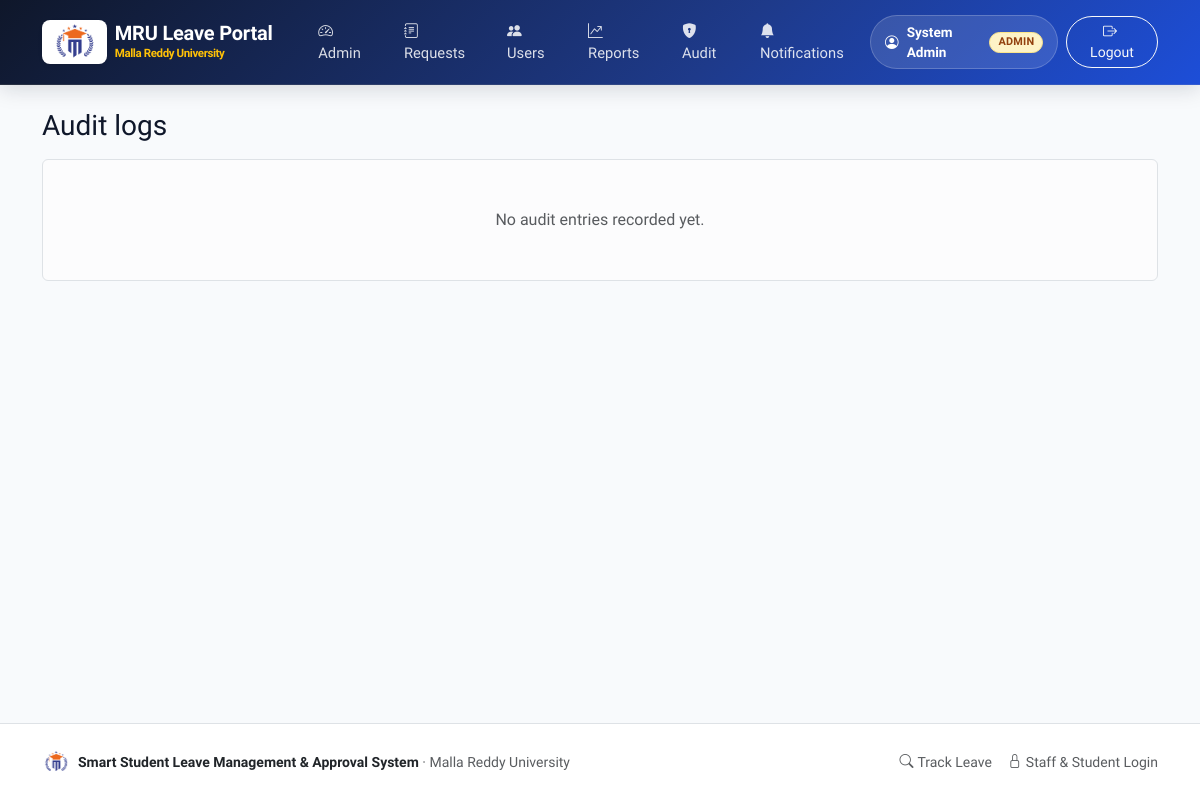
Before: /admin/audit (signed in) with the older database file.
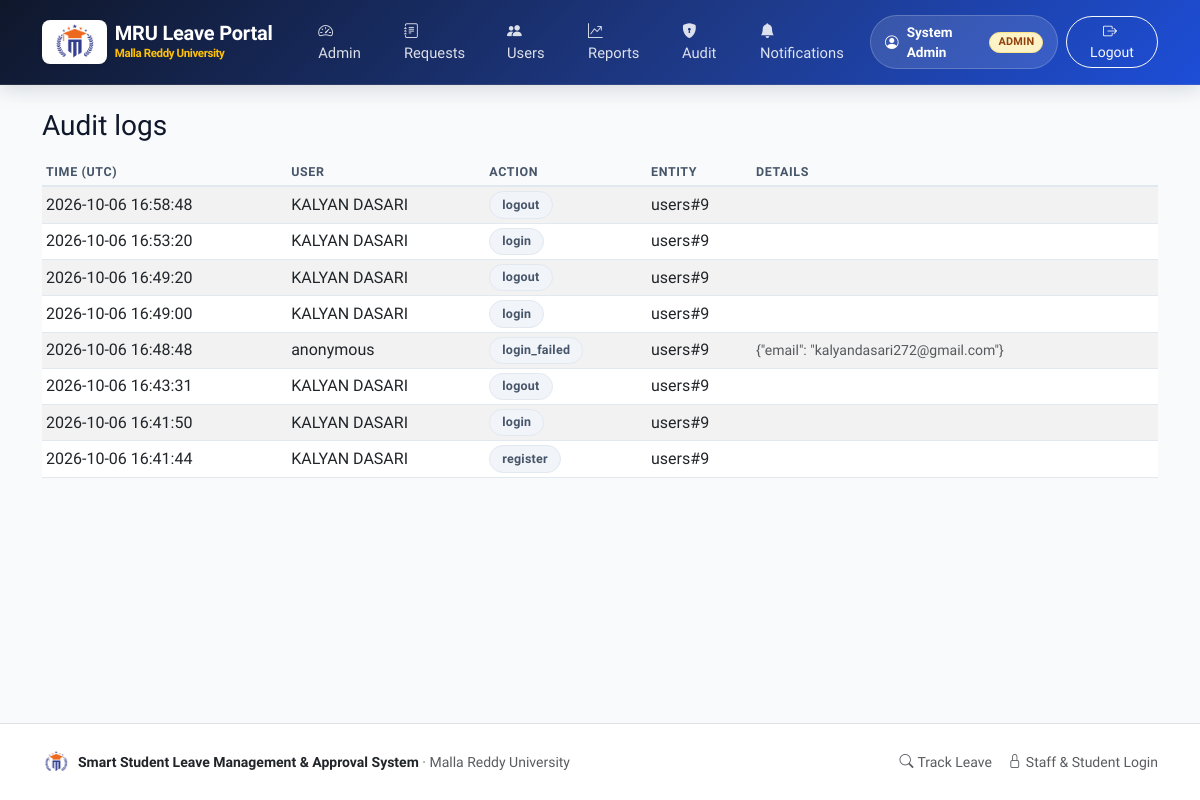
After: the same page with the newer database file.
### tables this page shows
CREATE TABLE users (
    id INTEGER PRIMARY KEY AUTOINCREMENT,
    name TEXT NOT NULL,
    roll_no TEXT,
    email TEXT NOT NULL COLLATE NOCASE UNIQUE,
    password_hash TEXT NOT NULL,
    role TEXT NOT NULL CHECK (role IN ('student', 'faculty', 'hod', 'admin')),
    department_id INTEGER REFERENCES departments(id),
    branch_id INTEGER REFERENCES branches(id),
    active INTEGER NOT NULL DEFAULT 1,
    created_at TEXT NOT NULL
);

CREATE TABLE audit_logs (
    id INTEGER PRIMARY KEY AUTOINCREMENT,
    user_id INTEGER REFERENCES users(id),
    action TEXT NOT NULL,
    entity TEXT,
    entity_id INTEGER,
    details TEXT NOT NULL DEFAULT '',
    created_at TEXT NOT NULL
);

### leave_management/admin_views.py (the view)
@bp.route("/audit")
@roles_required("admin")
def audit_logs():
    page = page_number(request.args.get("page"))
    per_page = 25
    total = query("SELECT COUNT(*) AS n FROM audit_logs", one=True)["n"]
    rows = query(
        """SELECT a.*, u.name AS user_name, u.email AS user_email
           FROM audit_logs a LEFT JOIN users u ON u.id = a.user_id
           ORDER BY a.created_at DESC, a.id DESC LIMIT ? OFFSET ?""",
        (per_page, (page - 1) * per_page),
    )
    return render_template("admin/audit.html", logs=rows, page=page, total=total, per_page=per_page)

### leave_management/db.py (called while the page is built)
def get_db() -> sqlite3.Connection:
    if "db" not in g:
        g.db = sqlite3.connect(current_app.config["DATABASE"])
        g.db.row_factory = sqlite3.Row
        g.db.execute("PRAGMA foreign_keys = ON")
    return g.db

def query(sql: str, args=(), one: bool = False):
    cur = get_db().execute(sql, args)
    rows = cur.fetchall()
    cur.close()
    if one:
        return rows[0] if rows else None
    return rows

### leave_management/notify.py (called while the page is built)
def unread_count(user_id) -> int:
    row = query(
        "SELECT COUNT(*) AS n FROM notifications WHERE recipient_id = ? AND is_read = 0 AND channel = 'in_app'",
        (user_id,),
        one=True,
    )
    return row["n"] if row else 0

### leave_management/security.py (called while the page is built)
def load_user():
    user_id = session.get("user_id")
    g.user = None
    if user_id:
        g.user = query(
            """SELECT u.*, d.name AS department_name, b.name AS branch_name
               FROM users u
               LEFT JOIN departments d ON d.id = u.department_id
               LEFT JOIN branches b ON b.id = u.branch_id
               WHERE u.id = ? AND u.active = 1""",
            (user_id,),
            one=True,
        )
        if g.user is None:
            session.pop("user_id", None)

def roles_required(*roles):
    def decorator(view):
        @wraps(view)
        def wrapper(*args, **kwargs):
            if g.user is None:
                flash("Please sign in to continue.", "warning")
                return redirect(url_for("auth.login", next=request.path))
            if g.user["role"] not in roles:
                abort(403)
            return view(*args, **kwargs)
        return wrapper
    return decorator

### leave_management/validators.py (called while the page is built)
def page_number(raw, default=1) -> int:
    try:
        return max(int(raw or default), 1)
    except (TypeError, ValueError):
        return default

### templates/admin/audit.html (shortened to what this page needs)
{% extends "base.html" %}
{% from "_macros.html" import pager %}
{% block content %}
<h3 class="mb-3">Audit logs</h3>
{% if not logs %}
<div class="alert alert-light border text-center py-5 text-muted">No audit entries recorded yet.</div>
{% else %}
<div class="table-responsive">
  <table class="table table-sm table-striped align-middle">
    <thead class="table-light"><tr><th>Time (UTC)</th><th>User</th><th>Action</th><th>Entity</th><th>Details</th></tr></thead>
    <tbody>
      {% for l in logs %}
      <tr>
        <td class="text-nowrap">{{ l.created_at }}</td>
        <td>{{ l.user_name or 'anonymous' }}</td>
        <td><span class="badge bg-secondary">{{ l.action }}</span></td>
        <td>{{ l.entity or '-' }}{% if l.entity_id %}#{{ l.entity_id }}{% endif %}</td>
        <td class="small text-muted">{{ l.details }}</td>
      </tr>
      {% endfor %}
    </tbody>
  </table>
</div>
{% endif %}
{% endblock %}

### templates/base.html (shortened to what this page needs)
<!DOCTYPE html>
<html lang="en">
<head>
  <link href="https://cdn.jsdelivr.net/npm/bootstrap@5.3.0/dist/css/bootstrap.min.css" rel="stylesheet">
  <link href="https://cdn.jsdelivr.net/npm/bootstrap-icons@1.11.3/font/bootstrap-icons.min.css" rel="stylesheet">
  <link href="{{ url_for('static', filename='styles.css') }}" rel="stylesheet">
</head>
<body>
<nav class="navbar navbar-expand-lg mru-navbar no-print">
  <div class="container">
    <a class="navbar-brand mru-brand-title d-flex align-items-center gap-2" href="{{ url_for('main.dashboard') }}">
      <div class="bg-white rounded-3 px-2 py-1 shadow-sm d-flex align-items-center justify-content-center border border-white border-opacity-50" style="height: 44px;">
        <img src="{{ url_for('static', filename='images/mru-logo.png') }}" alt="Malla Reddy University" style="height: 36px; width: auto; object-fit: contain;">
      </div>
      <div class="d-flex flex-column">
        <span class="fw-bold fs-5 text-white" style="letter-spacing: -0.01em; line-height: 1.15;">MRU Leave Portal</span>
        <span class="text-warning small" style="font-size: 0.72rem; font-weight: 600;">Malla Reddy University</span>
      </div>
    </a>
    <div class="collapse navbar-collapse" id="nav">
      <ul class="navbar-nav me-auto ps-lg-3">
        {% if current_user %}
          {% if current_user.role == 'student' %}
            <li class="nav-item"><a class="nav-link" href="{{ url_for('student.dashboard') }}"><i class="bi bi-grid-fill me-1"></i> Dashboard</a></li>
            <li class="nav-item"><a class="nav-link" href="{{ url_for('student.new_request') }}"><i class="bi bi-file-earmark-plus-fill me-1"></i> Apply for Leave</a></li>
            <li class="nav-item"><a class="nav-link" href="{{ url_for('student.balances') }}"><i class="bi bi-clock-history me-1"></i> Leave Balance</a></li>
          {% elif current_user.role in ('faculty', 'hod') %}
            <li class="nav-item"><a class="nav-link" href="{{ url_for('review.dashboard') }}"><i class="bi bi-clipboard-check-fill me-1"></i> Review Queue</a></li>
          {% elif current_user.role == 'admin' %}
            <li class="nav-item"><a class="nav-link" href="{{ url_for('admin.dashboard') }}"><i class="bi bi-speedometer2 me-1"></i> Admin</a></li>
            <li class="nav-item"><a class="nav-link" href="{{ url_for('review.dashboard') }}"><i class="bi bi-journal-text me-1"></i> Requests</a></li>
            <li class="nav-item"><a class="nav-link" href="{{ url_for('admin.users') }}"><i class="bi bi-people-fill me-1"></i> Users</a></li>
            <li class="nav-item"><a class="nav-link" href="{{ url_for('admin.reports') }}"><i class="bi bi-graph-up-arrow me-1"></i> Reports</a></li>
            <li class="nav-item"><a class="nav-link" href="{{ url_for('admin.audit_logs') }}"><i class="bi bi-shield-lock-fill me-1"></i> Audit</a></li>
          {% endif %}
          <li class="nav-item">
            <a class="nav-link" href="{{ url_for('main.notifications') }}">
              <i class="bi bi-bell-fill me-1"></i> Notifications
            </a>
          </li>
        {% else %}
          <li class="nav-item"><a class="nav-link" href="{{ url_for('main.dashboard') }}"><i class="bi bi-house-door-fill me-1"></i> Home</a></li>
          <li class="nav-item"><a class="nav-link" href="{{ url_for('main.track') }}"><i class="bi bi-search me-1"></i> Track Leave</a></li>
        {% endif %}
      </ul>
      <ul class="navbar-nav align-items-lg-center gap-2">
        {% if current_user %}
          <li class="nav-item">
            <div class="user-pill">
              <i class="bi bi-person-circle"></i>
              <span>{{ current_user.name }}</span>
              <span class="badge bg-warning text-dark text-uppercase py-1 px-2" style="font-size: 0.68rem;">{{ current_user.role }}</span>
            </div>
          </li>
          <li class="nav-item">
            <form method="post" action="{{ url_for('auth.logout') }}" class="d-inline">
              <button class="btn btn-outline-light btn-sm px-3 rounded-pill">
                <i class="bi bi-box-arrow-right me-1"></i> Logout
              </button>
            </form>
          </li>
        {% endif %}
      </ul>
    </div>
  </div>
</nav>
<main class="container py-4">
  {% block content %}{% endblock %}
</main>
<footer class="mt-auto py-4 bg-white border-top text-muted small no-print">
  <div class="container d-flex flex-column flex-md-row justify-content-between align-items-center gap-3">
    <div class="d-flex align-items-center gap-2">
      <img src="{{ url_for('static', filename='images/mru-logo.png') }}" alt="MRU Logo" style="height: 28px; width: 28px; object-fit: contain;">
      <span><strong class="text-dark">Smart Student Leave Management &amp; Approval System</strong> &middot; Malla Reddy University</span>
    </div>
    <div class="d-flex gap-3">
      <a href="{{ url_for('main.track') }}" class="text-decoration-none text-muted"><i class="bi bi-search me-1"></i>Track Leave</a>
      <a href="{{ url_for('auth.login') }}" class="text-decoration-none text-muted"><i class="bi bi-lock me-1"></i>Staff &amp; Student Login</a>
    </div>
  </div>
</footer>
</body>
</html>

### static/styles.css (style rules this page uses)
:root { --primary: #1e40af; --primary-dark: #1e3a8a; --primary-light: #3b82f6; --primary-soft: #eff6ff; --primary-gradient: linear-gradient(135deg, #1e3a8a 0%, #2563eb 50%, #3b82f6 100%); --hero-gradient: linear-gradient(135deg, #0f172a 0%, #1e3a8a 60%, #1d4ed8 100%); --accent-gold: #f59e0b; --accent-gold-soft: #fef3c7; --success: #10b981; --warning: #f59e0b; --danger: #ef4444; --info: #06b6d4; --slate-50: #f8fafc; --slate-100: #f1f5f9; --slate-200: #e2e8f0; --slate-300: #cbd5e1; --slate-600: #475569; --slate-700: #334155; --slate-900: #0f172a; --shadow-sm: 0 1px 3px rgba(0, 0, 0, 0.06), 0 1px 2px rgba(0, 0, 0, 0.04); --shadow-md: 0 4px 6px -1px rgba(0, 0, 0, 0.07), 0 2px 4px -2px rgba(0, 0, 0, 0.05); --shadow-lg: 0 10px 25px -3px rgba(15, 23, 42, 0.08), 0 4px 10px -4px rgba(15, 23, 42, 0.04); --shadow-xl: 0 20px 30px -5px rgba(15, 23, 42, 0.12), 0 8px 12px -6px rgba(15, 23, 42, 0.06); --radius-sm: 0.375rem; --radius-md: 0.75rem; --radius-lg: 1rem; --radius-xl: 1.5rem; }
body { font-family: 'Plus Jakarta Sans', 'Inter', -apple-system, BlinkMacSystemFont, "Segoe UI", Roboto, sans-serif; background-color: var(--slate-50); color: var(--slate-900); min-height: 100vh; display: flex; flex-direction: column; -webkit-font-smoothing: antialiased; }
main { flex: 1 0 auto; }
.mru-navbar { background: var(--hero-gradient) !important; box-shadow: 0 4px 20px rgba(15, 23, 42, 0.15); border-bottom: 1px solid rgba(255, 255, 255, 0.1); padding: 0.75rem 0; }
.mru-brand-title { font-weight: 800; letter-spacing: -0.02em; font-size: 1.25rem; color: #ffffff !important; display: flex; align-items: center; gap: 0.6rem; }
.nav-link { font-weight: 500; font-size: 0.92rem; color: rgba(255, 255, 255, 0.85) !important; padding: 0.5rem 0.85rem !important; border-radius: 0.5rem; transition: all 0.2s ease; }
.user-pill { background: rgba(255, 255, 255, 0.12); border: 1px solid rgba(255, 255, 255, 0.2); padding: 0.35rem 0.85rem; border-radius: 9999px; color: #ffffff; font-size: 0.85rem; font-weight: 600; display: flex; align-items: center; gap: 0.5rem; }
.badge { font-weight: 600; letter-spacing: 0.02em; padding: 0.4rem 0.75rem; border-radius: 9999px; font-size: 0.78rem; }
.badge.bg-warning, .badge-pending { background-color: #fef3c7 !important; color: #92400e !important; border: 1px solid #fde68a; }
.badge.bg-secondary, .badge-cancelled, .badge-draft { background-color: #f1f5f9 !important; color: #475569 !important; border: 1px solid #e2e8f0; }
.table { border-color: var(--slate-200); }
.table thead th { background-color: var(--slate-50); color: var(--slate-600); font-size: 0.78rem; font-weight: 700; text-transform: uppercase; letter-spacing: 0.05em; border-bottom: 2px solid var(--slate-200); }

Changed rows visible on the page:
added audit_logs: created_at "2026-10-06 16:58:48", name "KALYAN DASARI", action "logout", entity "users", entity_id "9"
added audit_logs: created_at "2026-10-06 16:53:20", name "KALYAN DASARI", action "login", entity "users", entity_id "9"
added audit_logs: created_at "2026-10-06 16:49:20", name "KALYAN DASARI", action "logout", entity "users", entity_id "9"
added audit_logs: created_at "2026-10-06 16:49:00", name "KALYAN DASARI", action "login", entity "users", entity_id "9"
added audit_logs: created_at "2026-10-06 16:48:48", user_name "anonymous", action "login_failed", entity "users", entity_id "9", details "{\"email\": \"kalyandasari272@gmail.com\"}"
added audit_logs: created_at "2026-10-06 16:43:31", name "KALYAN DASARI", action "logout", entity "users", entity_id "9"
added audit_logs: created_at "2026-10-06 16:41:50", name "KALYAN DASARI", action "login", entity "users", entity_id "9"
added audit_logs: created_at "2026-10-06 16:41:44", name "KALYAN DASARI", action "register", entity "users", entity_id "9"
Other visible differences:
text no longer shown: "No audit entries recorded yet."
text now shown: "TIME (UTC) USER ACTION ENTITY DETAILS"
